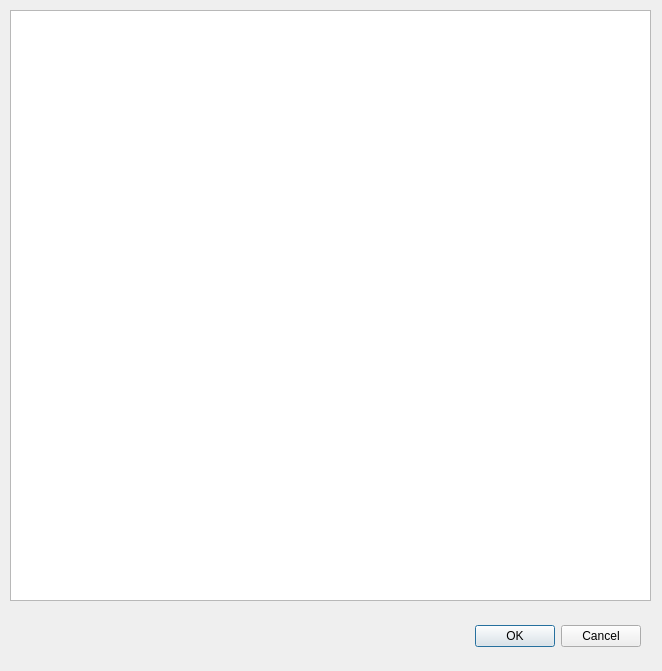
<?xml version="1.0" encoding="UTF-8"?>
<ui version="4.0">
 <class>Dialog</class>
 <widget class="QDialog" name="Dialog">
  <property name="geometry">
   <rect>
    <x>0</x>
    <y>0</y>
    <width>662</width>
    <height>671</height>
   </rect>
  </property>
  <property name="windowTitle">
   <string>Dialog</string>
  </property>
  <widget class="QDialogButtonBox" name="buttonBox">
   <property name="geometry">
    <rect>
     <x>300</x>
     <y>620</y>
     <width>341</width>
     <height>32</height>
    </rect>
   </property>
   <property name="orientation">
    <enum>Qt::Horizontal</enum>
   </property>
   <property name="standardButtons">
    <set>QDialogButtonBox::Cancel|QDialogButtonBox::Ok</set>
   </property>
  </widget>
  <widget class="QTextEdit" name="textEdit">
   <property name="geometry">
    <rect>
     <x>10</x>
     <y>10</y>
     <width>641</width>
     <height>591</height>
    </rect>
   </property>
  </widget>
 </widget>
 <resources/>
 <connections>
  <connection>
   <sender>buttonBox</sender>
   <signal>accepted()</signal>
   <receiver>Dialog</receiver>
   <slot>accept()</slot>
   <hints>
    <hint type="sourcelabel">
     <x>248</x>
     <y>254</y>
    </hint>
    <hint type="destinationlabel">
     <x>157</x>
     <y>274</y>
    </hint>
   </hints>
  </connection>
  <connection>
   <sender>buttonBox</sender>
   <signal>rejected()</signal>
   <receiver>Dialog</receiver>
   <slot>reject()</slot>
   <hints>
    <hint type="sourcelabel">
     <x>316</x>
     <y>260</y>
    </hint>
    <hint type="destinationlabel">
     <x>286</x>
     <y>274</y>
    </hint>
   </hints>
  </connection>
 </connections>
</ui>
